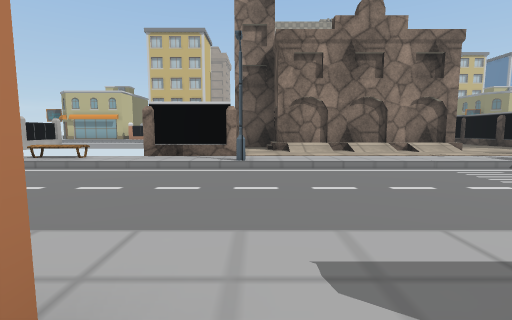
view 1 (above)

24 first-person views from a walk through a scene from a Unity 3-D project. The camera is 0.59 m above the floor, tilts 6° down and sees 85° across. The floor is counted in squares, 1 m on a side. Each view is taken from the middle of a square. On the plan, view 1 faces up. The plan holds only what a view shows up to about 9 squares ahead; the rest is blank. The place goes on beyond the plan. The player is left out. Some animated figures are left out. Some surface patterns are stand-ins.

view 2
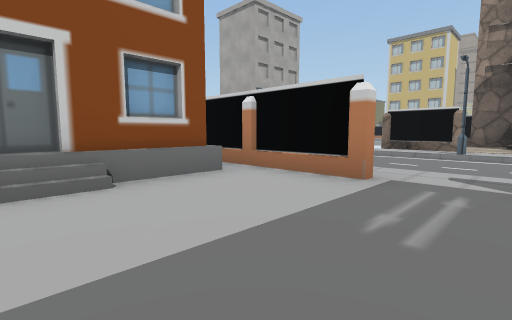

view 3
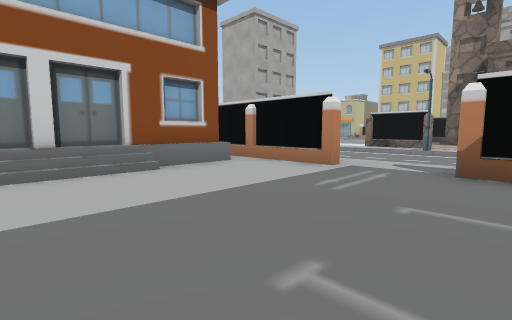

view 4
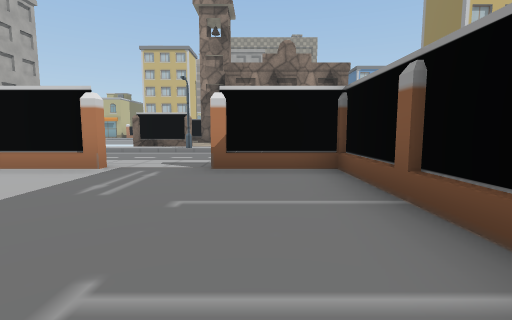

view 5
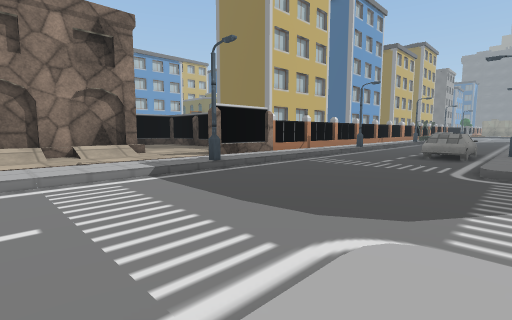

view 6
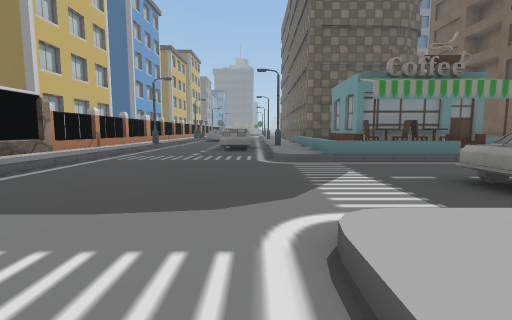

view 7
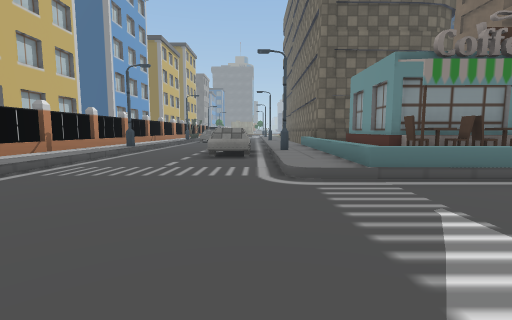

view 8
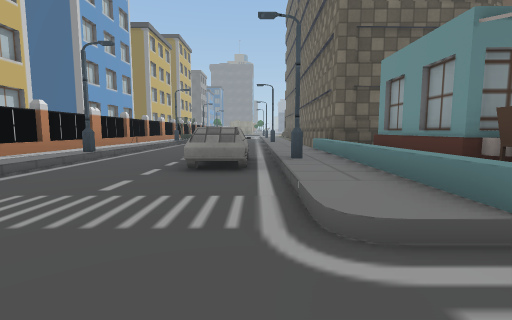

view 9
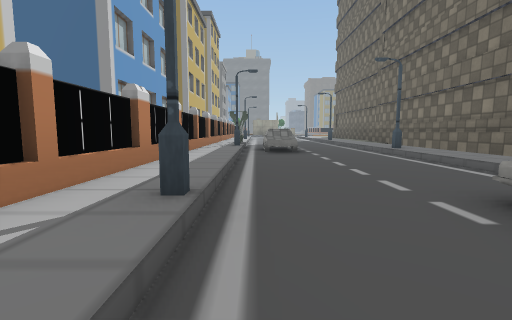

view 10
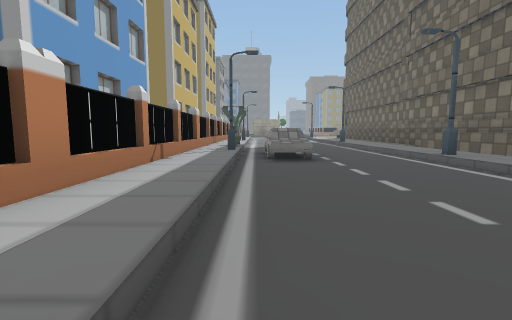

view 11
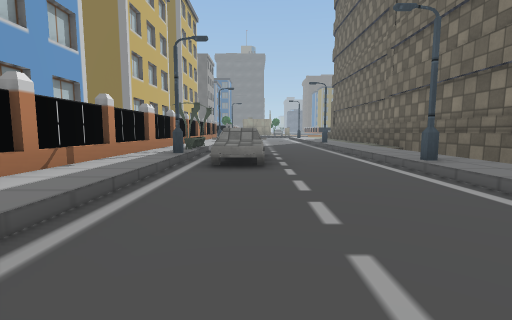

view 12
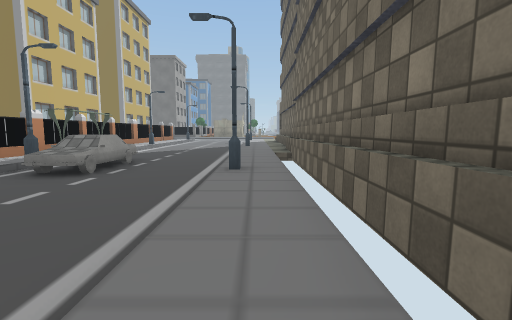

view 13
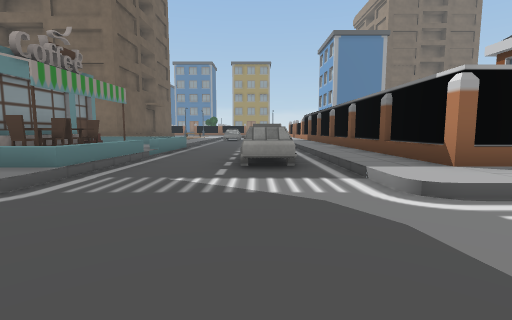

view 14
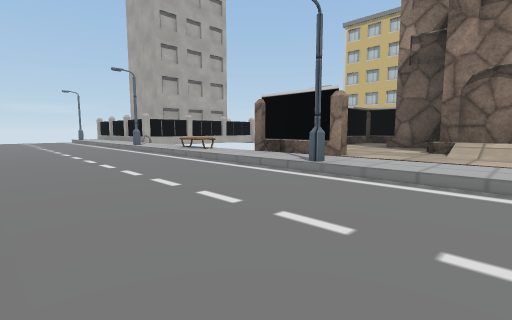

view 15
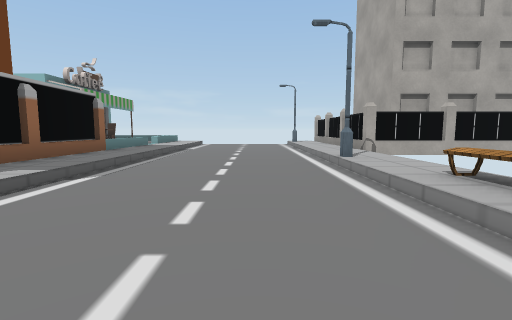

view 16
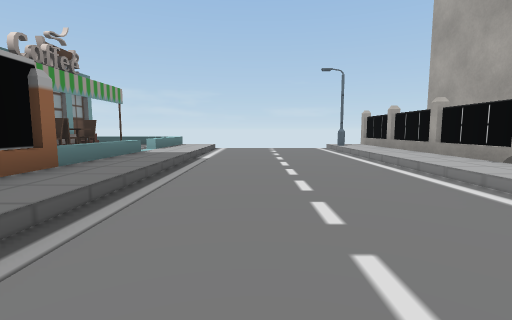

view 17
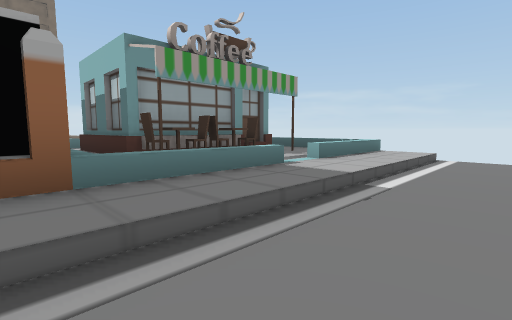

view 18
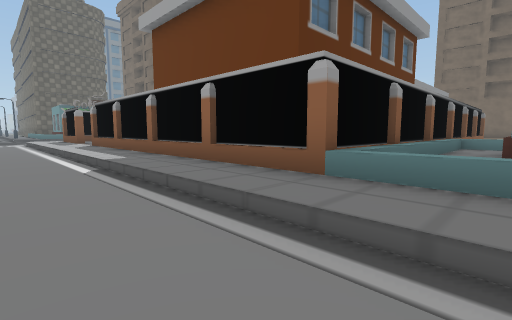

view 19
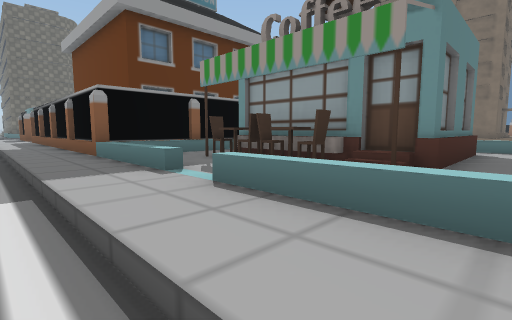

view 20
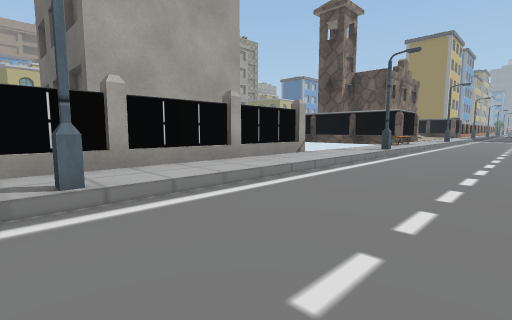

view 21
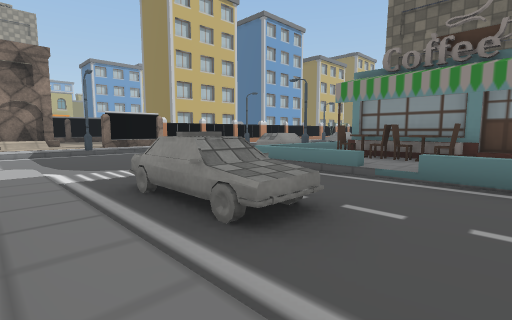

view 22
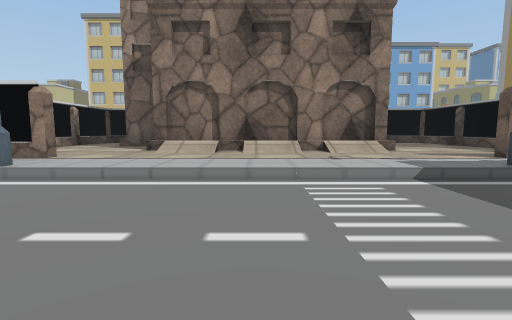

view 23
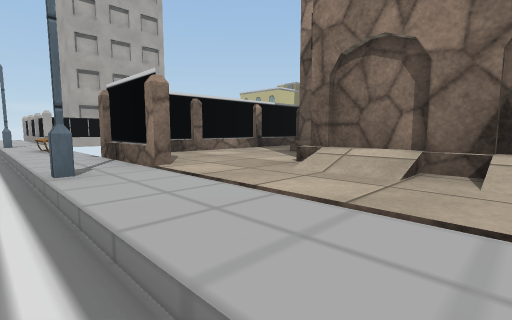

view 24
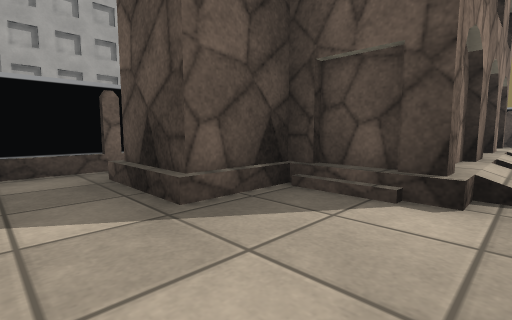

### Floor plan
Key: @ floor where view 1 was taken; # wall or solid block; . main floor; : floor 0.15 m higher than the main floor; / step, stairs or slope; = window, fence, low wall or low ledge; ^ raised ledge; B bench; S streetlight; U building; O other object.
Columns run from 14 left of view 1 to 23 right of it. Each row starts with its distance up from view 1.
 12  U         #=##
 11  U  U      #:##       =#U
 10  U  UU     #:###    #==#U
  9  U  UU     #:::######==#U     U     U
  8  UUUUU     #::://##//:=#UUUUU UUUUU UU
  7 UUUUUU     ###:::::::###UUUUUUUUUUUUUU
  6 S::::::S:BB:::S:::::S::::::S::::::SOO
  5 .................................OO..
  4 ................................OOOO..
  3 .........................O O..........
  2 .........................OOO..........
  1 :::::::::::::::::::....:::S:::::S:::::
  0 OOOOOO########@:##:.O..OOOOO##########
 -1 OOOOOO#    #=::::#:OO..OOOO##
 -2 OOOOOO#    #=::::#:OO..OOO
 -3 OO  OO#    #^::::#:.O..OOO
 -4 OO  OO#    #^::::#:...OOOO

Where each view was taken, in squares from view 1:
view 1: 0 up, 0 right, facing up
view 2: 3 down, 1 right, facing up-left
view 3: 4 down, 2 right, facing up-left
view 4: 4 down, 2 right, facing up
view 5: 1 up, 3 right, facing up-right
view 6: 2 up, 3 right, facing right
view 7: 2 up, 5 right, facing right
view 8: 2 up, 7 right, facing right
view 9: 5 up, 11 right, facing right
view 10: 5 up, 13 right, facing right
view 11: 4 up, 14 right, facing right
view 12: 1 up, 14 right, facing right
view 13: 4 up, 6 right, facing down
view 14: 2 up, 2 right, facing up-left
view 15: 4 up, 2 left, facing left
view 16: 3 up, 5 left, facing left
view 17: 3 up, 8 left, facing down-left
view 18: 3 up, 10 left, facing down-right
view 19: 2 up, 14 left, facing down-right
view 20: 3 up, 14 left, facing up-right
view 21: 4 down, 4 right, facing up-right
view 22: 2 up, 3 right, facing up
view 23: 5 up, 3 right, facing up-left
view 24: 8 up, 2 left, facing up-right
